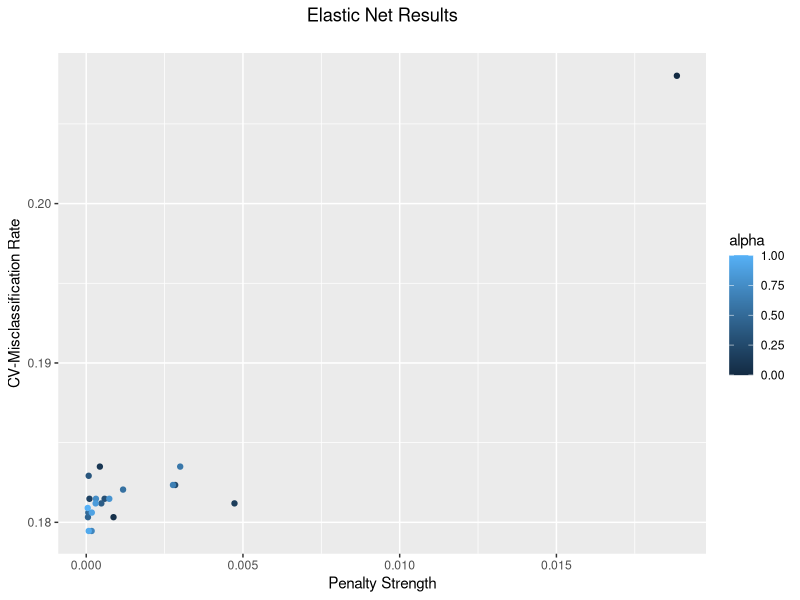

The R source for this figure: (Note: this script raises an error after producing the figure.)
### Hyperparameter Selection - Coarse Search
### Author: William Morgan

## Purpose:
# Take results of first round of cross-validation to determine if a finer grid
# should be used or a new grid altogether. If it appears that a model is performing
# best at the boundary of a particular hyperparameter, we'll have evidence for 
# expanding the grid

#------------------------------------------------------------------------------#

# 0. Setup and Import
rm(list = ls())

libs <- c("tidyverse", "data.table", "magrittr")
lapply(libs, library, character.only = TRUE)

# Import
logit <- read_csv("Results/Coarse Search/logit.csv")
lin_svm <- read_csv("Results/Coarse Search/lin_svm.csv")
rbf_svm <- read_csv("Results/Coarse Search/rbf_svm.csv")
rf <- read_csv("Results/Coarse Search/rf.csv")
boost <- read_csv("Results/Coarse Search/boost.csv")

#------------------------------------------------------------------------------#

## 1. Individual Results

# Logit
logit %>%
  ggplot(aes(lambda, misclassification)) + 
  geom_point(aes(color = alpha)) +
  labs(x = "Penalty Strength",
       y = "CV-Misclassification Rate",
       title = "Elastic Net Results\n") +
  theme(plot.title = element_text(hjust = 0.5))

ggsave("Graphics/Coarse Search/logit.png")

# Linear SVM
lin_svm %>%
  ggplot(aes(log10(cost), misclassification)) + 
  geom_point() +
  labs(x = "log_10(cost)",
       y = "CV-Misclassification Rate",
       title = "Linear SVM Results") +
  theme(plot.title = element_text(hjust = 0.5))

ggsave("Graphics/Coarse Search/lin_svm.png")

# RBF SVM
rbf_svm %>%
  ggplot(aes(log10(cost), misclassification)) + 
  geom_point(aes(color = log10(gamma))) +
  labs(x = "log_10(cost)",
       y = "CV-Misclassification Rate",
       title = "RBF SVM Results") +
  theme(plot.title = element_text(hjust = 0.5))

ggsave("Graphics/Coarse Search/rbf_svm.png")

# RF Results
rf %>%
  ggplot(aes(num_trees, misclassification)) +
  geom_point() +
  scale_x_continuous(breaks = seq(0, 1500, by = 250)) +
  labs(x = "Number of Trees",
       y = "CV-Misclassification Rate",
       title = "Random Forest Results") + 
  theme(plot.title = element_text(hjust = 0.5))

ggsave("Graphics/Coarse Search/rf.png")

# Boosting Results
boost %>%
  ggplot(aes(factor(max_depth), misclassification)) +
  geom_point(aes(color = factor(round(gamma, 2)))) +
  labs(x = "Max Tree Depth",
       y = "CV-Misclassification Rate",
       title = "Boosting Results") + 
  theme(plot.title = element_text(hjust = 0.5))

ggsave("Graphics/Coarse Search/boost.png")

#------------------------------------------------------------------------------#

## 2. Aggregate Results

agg_results <- tibble(
  method = c("Logit", "Linear SVM", "RBF SVM",
             "Random Forest", "Boosting"),
  result = c(mean(logit$misclassification), mean(lin_svm$misclassification),
             mean(rbf_svm$misclassification), mean(rf$misclassification),
             mean(boost$misclassification)))
  
agg_results %>%
  ggplot(aes(reorder(method, -result), result)) +
  geom_bar(stat = 'identity') +
  labs(x = "Misclassification Rate on CV Sets",
       y = "Method",
       title = "Initial Model Performance") +
  theme(plot.title = element_text(hjust = 0.5)) +
  ylim(0, 0.5) +
  coord_flip()

ggsave("Graphics/Coarse Search/Overall.png")